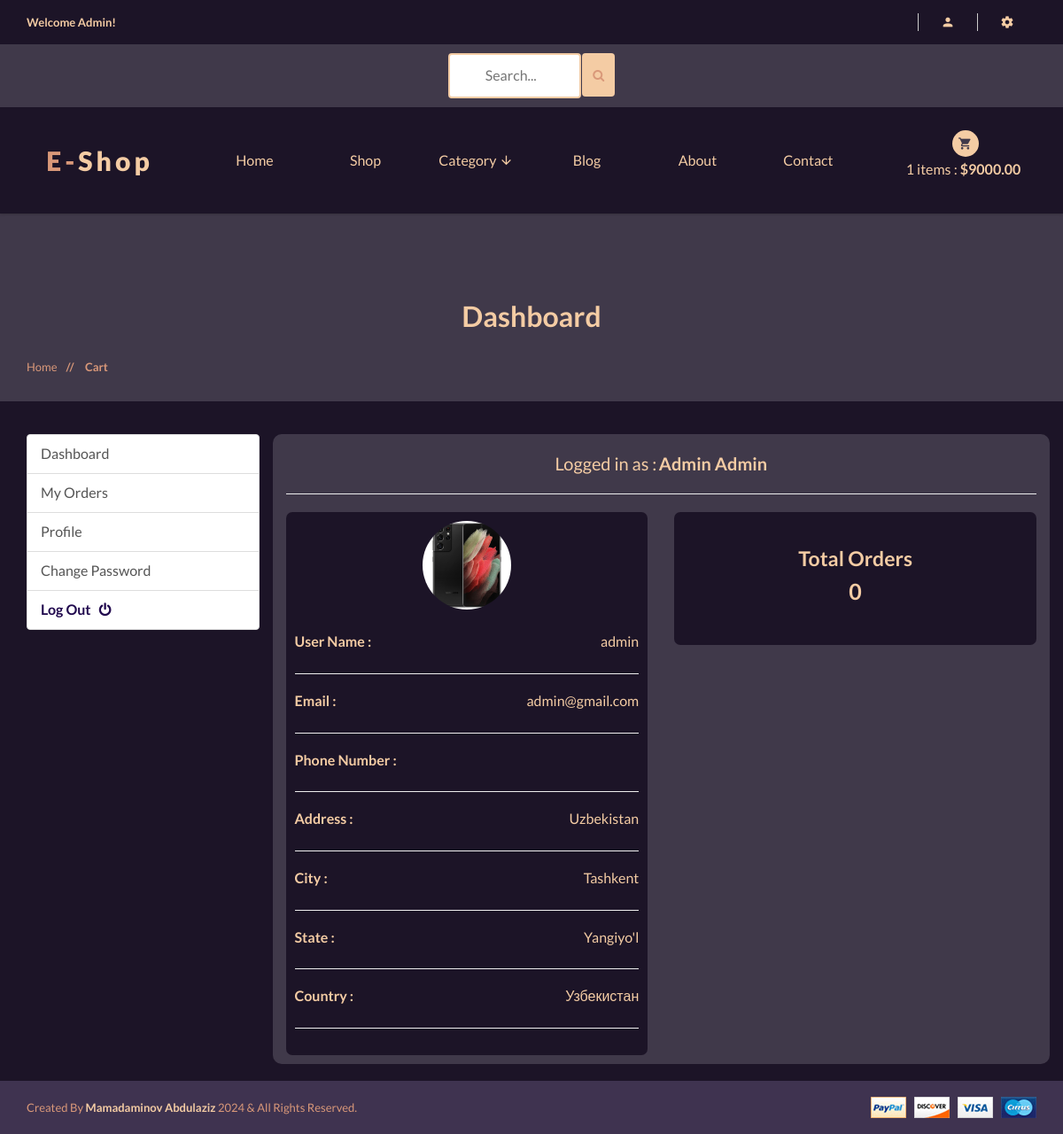
Page /account/ (signed in) on the committed database.
### accounts/models.py (models this page shows, shortened)
class Account(AbstractBaseUser):
    first_name = models.CharField(max_length=50)
    last_name = models.CharField(max_length=50)
    username = models.CharField(max_length=50, unique=True)
    email = models.EmailField(max_length=100, unique=True)
    Phone_number = models.CharField(max_length=50)
    is_admin = models.BooleanField(default=False)
    is_staff = models.BooleanField(default=False)
    is_active = models.BooleanField(default=False)
    is_superadmin = models.BooleanField(default=False)
    date_joined_for_format = models.DateTimeField(auto_now_add=True)
    last_login_for_format  = models.DateTimeField(auto_now_add=True)
    USERNAME_FIELD = 'email'
    REQUIRED_FIELDS = ['username', 'first_name', 'last_name']
    objects = AccountManger()
    def full_name(self):
        return f'{self.first_name} {self.last_name}'

class UserProfile(models.Model):
    user = models.OneToOneField(Account, on_delete=models.CASCADE)
    address = models.TextField(blank=True, max_length=500)
    profile_picture = models.ImageField(blank=True, upload_to='userprofile',default='static/user_image_default.png')
    city = models.CharField(blank=True, max_length=20)
    state = models.CharField(blank=True, max_length=20)
    country = models.CharField(blank=True, max_length=20)

### accounts/views.py (the view)
# urls.py: path('', views.dashboard, name='dashboardd'),
@login_required(login_url = 'accounts:login')
def dashboard(request):
    orders = Order.objects.order_by('-created_at').filter(user_id=request.user.id, is_ordered=True)
    profile = UserProfile.objects.get(user_id=request.user.id)
    orders_count = orders.count()
    context = {
        'orders_count':orders_count,
        'profile':profile,
    }
    return render(request, 'shop/accounts/dashboard/dashboard.html', context)

### templates/shop/accounts/dashboard/dashboard.html (shortened to what this page needs)
{% extends '../../../base.html' %}
{% load static %}
{% block content %}
<div  class="pages-title section-padding">
    <div  class="container">
        <div  style="background:#40394a" class="row">
            <div class="col-xs-12">
                <div class="pages-title-text text-center">
                    <h2 style="color:#f4cca4">dashboard</h2>
                    <ul class="text-left">
                        <li><a style="color:#d99879" href="\">Home </a></li>
                        <li style="color:#d99879"><span> // </span>Cart</li>
                    </ul>
                </div>
            </div>
        </div>
    </div>
</div>
<section style="background:#1c1427" class="section-conten padding-y bg">
    <br><br>
    <div class="container">
        <div class="row">
            {% include "includes/dashboard_slider.html" %}
            <main style="background:#40394A; border-radius:10px" class="col-md-9">
                <article class="card">
                <br>
                <header class="card-header text-center">
                    <span style="font-size:20px" class="d-inline-block">Logged in as :</span>
                    <strong style="font-size:20px">{{user.full_name | title}}</strong>
                </header>
                <hr>
                <div class="card-body">
                    <div  class="row">
                        <div style="" class="col-md-6">
                            <div  class="card" style="text-align:center; background:#1C1427;border-radius:7px;margin-bottom:10px">
                                <div style="font-size:18px;padding:10px" class="card-body">
                                    <img src="{{profile.profile_picture.url}}" alt="Profile Picture" width="100" style="border-radius:50px;">
                                    <br>
                                    <br>
                                    <p style="font-size:16px;" class="mb-0"><span style="float:left"><b>User Name :</b></span> <span style="float:right">{{user.username}}</span></p><br><hr>
                                    <p style="font-size:16px;" class="mb-0"><span style="float:left"><b>Email :</b></span> <span style="float:right">{{user.email}}</span></p><br><hr>
                                    <p style="font-size:16px;" class="mb-0"><span style="float:left"><b>Phone Number :</b></span> </p><br><hr>
                                    {% if profile.address %}
                                    <p style="font-size:16px;" class="mb-0"><span style="float:left"><b>Address :</b></span> <span style="float:right">{{profile.address}}</span></p><br><hr>
                                    {% endif %}
                                    {% if profile.city %}
                                    <p style="font-size:16px;" class="mb-0"><span style="float:left"><b>City :</b></span> <span style="float:right">{{profile.city}}</span></p><br><hr>
                                    {% endif %}
                                    {% if profile.state %}
                                    <p style="font-size:16px;" class="mb-0"><span style="float:left"><b>State :</b></span> <span style="float:right">{{profile.state}}</span></p><br><hr>
                                    {% endif %}
                                    {% if profile.country %}
                                    <p style="font-size:16px;" class="mb-0"><span style="float:left"><b>Country :</b></span> <span style="float:right">{{profile.country}}</span></p><br><hr>
                                    {% endif %}
                                </div>
                            </div>
                        </div>
                        <div  class="col-md-6">
                            <div  class="card" style="text-align:center;">
                                <div style="background:#1C1427;border-radius:7px;padding:10px;height:150px" style="font-size:18px" class="card-body">
                                    <h5 style="margin-top:30px;font-size:23px" class="card-title">Total Orders</h5>
                                    <h4 style="font-size:25px">{{orders_count}}</h4>
                                </div>
                            </div>
                        </div><br>
                    </div>
                </div>
                </article>
            </main>
        </div>
    </div><br>
</section>
{% endblock content %}

### templates/base.html (shortened to what this page needs)
{% load static %}
<!doctype html>
<html class="no-js" lang="">
<head>
    <link rel="stylesheet" href="{% static 'css/bootstrap.min.css' %}">
    <link rel="stylesheet" href="{% static 'css/animate.css' %}">
    <link rel="stylesheet" href="{% static 'css/materialdesignicons.min.css' %}">
    <link rel="stylesheet" href="{% static 'css/jquery.simpleLens.css' %}">
    <link rel="stylesheet" href="{% static 'css/jquery-ui.min.css' %}">
    <link rel="stylesheet" href="{% static 'css/meanmenu.min.css' %}">
    <link rel="stylesheet" href="{% static 'css/nivo-slider.css' %}">
    <link rel="stylesheet" href="{% static 'css/owl.carousel.css' %}">
    <link rel="stylesheet" href="{% static 'css/style.css' %}">
    <link rel="stylesheet" href="{% static 'css/responsive.css' %}">
    <link rel="stylesheet" href="https://cdnjs.cloudflare.com/ajax/libs/font-awesome/4.7.0/css/font-awesome.min.css">
</head>
<body style="background:#40394a">
    <header style="background:#1c1427" class="header-one header-two">
        <div style="background:#1c1427" class="header-top-two">
            <div class="container text-center">
                <div class="row">
                    <div class="col-sm-12">
                        <div class="middel-top">
                            {% if user.id is None %}
                            <div class="left floatleft">
                                <p style="color:#f4cca4"><b>Welcome Guest!</b></p>
                            </div>
                            {% else %}
                            <div class="left floatleft">
                                <p style="color:#f4cca4"><b>Welcome {{user.first_name | capfirst}}!</b></p>
                            </div>
                            {% endif %}
                        </div>
                        <div class="middel-top clearfix">
                            <ul class="clearfix right floatright">
                                <li>
                                    <a style="color:#f4cca4" href="#"><i class="mdi mdi-account"></i></a>
                                </li>
                                <li>
                                    <a style="color:#f4cca4" href="#"><i class="mdi mdi-settings"></i></a>
                                </li>
                            </ul>
                            </div>
                        </div>
                    </div>
                </div>
            </div>
        <div style="background:#40394a">
            <div class="container text-center">
                <div class="row">
                    <div class="col-sm-12">
                        <form id="searchh" action={% url 'shop:search' %} method="GET">
                        <input  type="text" name="keyword" placeholder="Search...">
                        <button style="height:49px; margin-bottom:6px; background:#f4cca4;margin-left:-1px;border:None "  class="btn btn-warning" type="submit">
                           <i style="color:#d99879" class="fa fa-search"></i>
                        </button>
                        </form>
                    </div>
                </div>
            </div>
        </div>
        <div class="container text-center">
            <div class="row">
                <div class="col-sm-2">
                    <div class="logo">
                        <a style="color:#f4cca4;font-weight: 800;" href="\"><span
                                style="color:#d99879">E-</span>shop</a>
                    </div>
                </div>
                <div class="col-sm-8">
                    <div class="header-middel">
                        <div class="mainmenu">
                            <nav >
                                <ul>
                                    <li ><a href="\">Home</a></li>
                                    <li><a href="{% url 'shop:shop' %}">Shop</a></li>
                                    <li><a href="#">Category <i class="mdi mdi-arrow-down"></i></a>
                                    </li>
                                    <li><a href="blog.html">Blog</a></li>
                                    <li><a href="about.html">About</a></li>
                                    <li><a href="contact.html">Contact</a></li>
                                </ul>
                            </nav>
                        </div>
                    </div>
                </div>
                <div class="col-sm-2">
                    <div class="cart-itmes">
                        <a class="cart-itme-a" href="{% url 'cart:cart' %}">
                            <i class="mdi mdi-cart"></i>
                            {{quantityyy}} items : <strong>${{totalll}}</strong>
                        </a>
                    </div>
                </div>
            </div>
        </div>
    </header>
    <br>
    {% block content %}
    {% endblock content %}
    <footer>
        <div  style="background:#3f3350" class="footer-bottom">
            <div class="container">
                <div class="row">
                    <div class="col-xs-12 col-sm-6">
                        <p style="color:#d99879">Created By <span style="color:#f4cca4"><b>Mamadaminov Abdulaziz</b></span> 2024 &
                            All Rights Reserved.</p>
                    </div>
                    <div class="col-xs-12 col-sm-6 text-right">
                        <a href="#"><img src="{% static 'img/footer/payment.png' %}" alt="" /></a>
                    </div>
                </div>
            </div>
        </div>
    </footer>
</body>
</html>

### rows in the picture
Account: first_name "Admin", full_name "Admin Admin", username "admin", email "admin@gmail.com"
UserProfile: profile_picture (picture), address "Uzbekistan", city "Tashkent", state "Yangiyo'l", country "Узбекистан"

### other values in the picture
{{ quantityyy }} "1"
{{ totalll }} "9000.00"
{{ orders_count }} "0"
